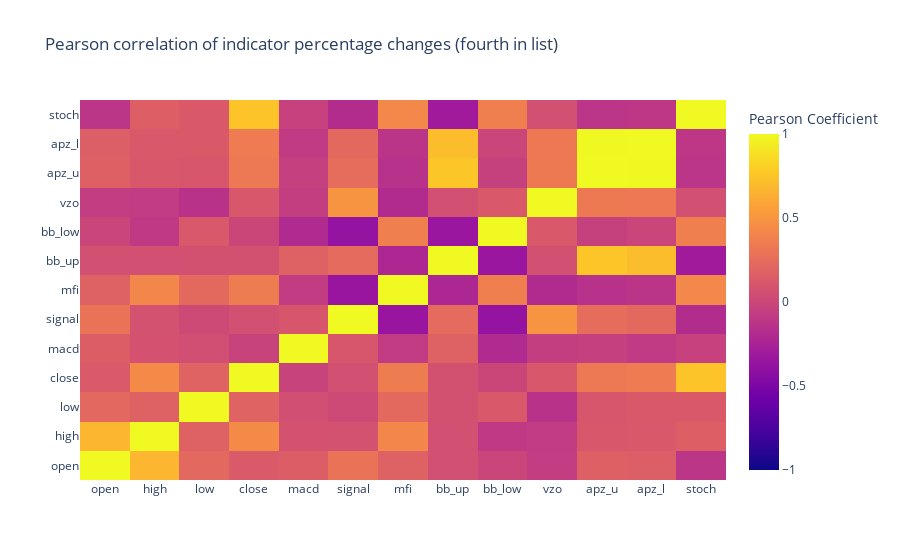

The notebook cell saved with this chart:
### Code cell
heatmap = go.Heatmap(
    z=n3_indicators.iloc[-20:].pct_change().corr(method='pearson').values,
    x=n3_indicators.columns,
    y=n3_indicators.columns,
    colorbar=dict(title='Pearson Coefficient'),
)

layout = go.Layout(title="Pearson correlation of indicator percentage changes (fourth in list)")

heatmap['zmax'] = 1.0
heatmap['zmin'] = -1.0

fig = go.Figure(data=[heatmap], layout=layout)
py.iplot(fig)

### Figure 1 — Plotly figure (JSON) as saved in the notebook; plotly's stock layout.template omitted (floating-point values rounded to 4 significant figures; data arrays with more than 128 entries replaced by an {"elided": "..."} marker saying what was removed)
{"data": [{"colorbar": {"title": {"text": "Pearson Coefficient"}}, "type": "heatmap", "x": ["open", "high", "low", "close", "macd", "signal", "mfi", "bb_up", "bb_low", "vzo", "apz_u", "apz_l", "stoch"], "y": ["open", "high", "low", "close", "macd", "signal", "mfi", "bb_up", "bb_low", "vzo", "apz_u", "apz_l", "stoch"], "z": {"elided": "13x13 float values"}, "zmax": 1, "zmin": -1}], "layout": {"title": {"text": "Pearson correlation of indicator percentage changes (fourth in list)"}}}
